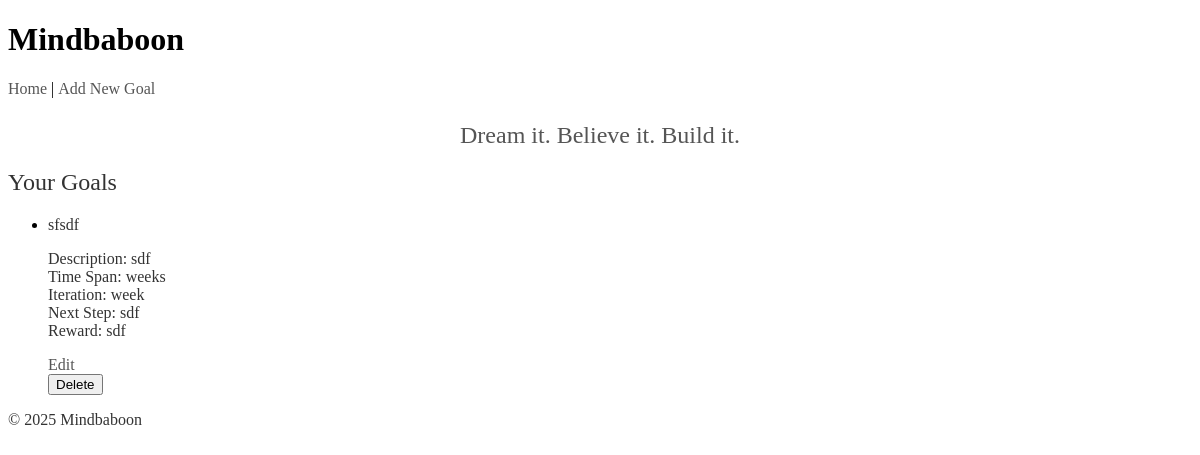
Before: / with the older database file.
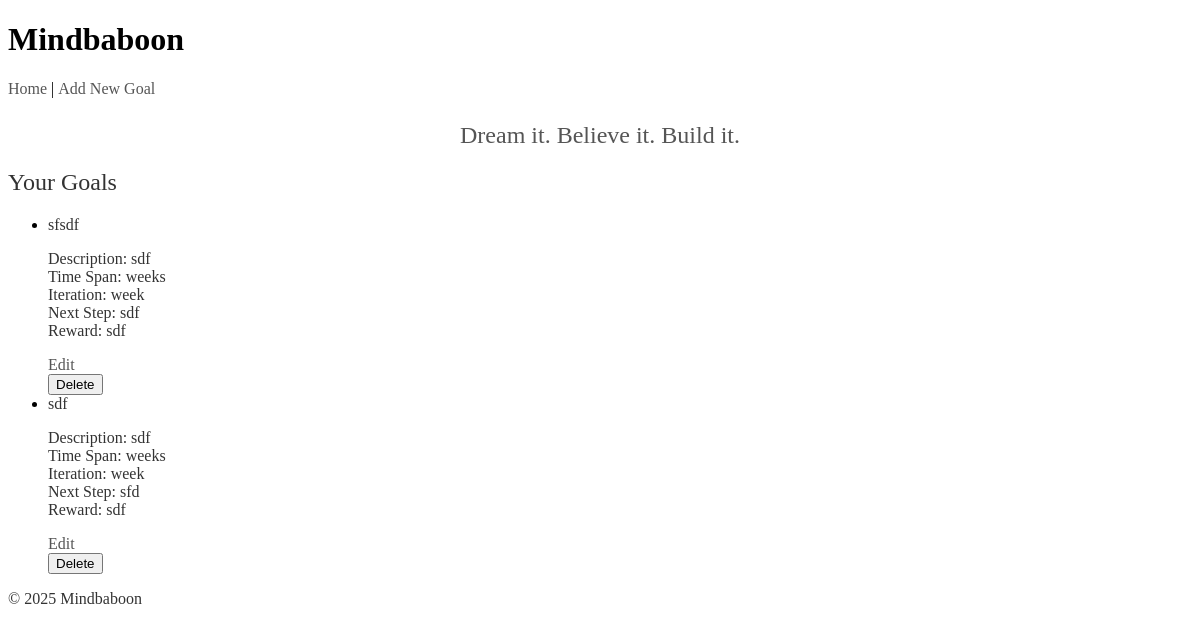
After: the same page with the newer database file.
### tables this page shows
CREATE TABLE goals (
            id INTEGER PRIMARY KEY AUTOINCREMENT,
            goal_name TEXT NOT NULL,
            goal_description TEXT,
            time_span TEXT,
            end_date TEXT,
            iteration TEXT,
            next_steps TEXT,
            reward TEXT,
            completed INTEGER NOT NULL DEFAULT 0,
            is_paused INTEGER NOT NULL DEFAULT 0,
            last_email_sent TIMESTAMP,
            created_at TIMESTAMP NOT NULL,
            last_reminder_at TIMESTAMP
        );

### mindbaboon.py (the view)
@app.route("/")
def index():
    conn = get_db_connection()
    goals = conn.execute("SELECT * FROM goals").fetchall()
    conn.close()
    random_goal = random.choice(MOTIVATIONAL_GOALS)
    return render_template("index.html", goals=goals, motivational_goal=random_goal)

### database.py (called while the page is built)
def get_db_connection():
    try:
        data_dir = '/app/data'
        if not os.path.exists(data_dir):
            data_dir = os.path.join(os.path.dirname(os.path.abspath(__file__)), 'data')
            os.makedirs(data_dir, exist_ok=True)
        db_path = os.path.join(data_dir, 'mindbaboon.db')
        conn = sqlite3.connect(db_path)
        conn.row_factory = sqlite3.Row
        return conn
    except Exception as e:
        print(f"Database connection error: {e}")
        raise

### templates/index.html (shortened to what this page needs)
{% extends "base.html" %}
{% block content %}
<p class="motivational-goal">{{ motivational_goal }}</p>
<h2>Your Goals</h2>
{% if goals %}
  <ul>
    {% for goal in goals %}
      <li>
        <strong>{{ goal.goal_name }}</strong>
        <p>
          <strong>Description:</strong> {{ goal.goal_description }}<br>
          <strong>Time Span:</strong> {{ goal.time_span }}
          <br>
          <strong>Iteration:</strong> {{ goal.iteration }}<br>
          <strong>Next Step:</strong> {{ goal.next_steps }}<br>
          <strong>Reward:</strong> {{ goal.reward }}
        </p>
        <a href="{{ url_for('edit_goal', goal_id=goal['id']) }}">Edit</a>
        <form method="POST" action="/delete_goal">
          <button type="submit">Delete</button>
        </form>
      </li>
    {% endfor %}
  </ul>
{% else %}
  <p>No goals yet. <a href="{{ url_for('add_goal') }}">Add one</a>.</p>
{% endif %}
{% endblock %}

### templates/base.html (shortened to what this page needs)
<!DOCTYPE html>
<html lang="en">
<head>
  <link rel="stylesheet" href="https://use.typekit.net/enw8aoe.css">
  <link rel="stylesheet" href="{{ url_for('static', filename='style.css') }}">
</head>
<body>
  <header>
    <h1>Mindbaboon</h1>
    <nav>
      <a href="{{ url_for('index') }}">Home</a> |
      <a href="{{ url_for('add_goal') }}">Add New Goal</a>
    </nav>
  </header>
  <main>
    {% block content %}{% endblock %}
  </main>
  <footer>
    <p>© 2025 Mindbaboon</p>
  </footer>
</body>
</html>

### static/style.css (style rules this page uses)
h2, p, strong, em, a { font-family: "crete", serif; font-weight: 400; color: #333; }
a { text-decoration: none; color: #555; }
.motivational-goal { font-family: "crete", serif; font-size: 1.5rem; font-weight: 400; color: #555; margin-bottom: 20px; text-align: center; }
::placeholder { color: #ccc; }

Changed rows visible on the page:
added goals: goal_name "sdf", goal_description "sdf", time_span "weeks", iteration "week", next_steps "sfd", reward "sdf"
